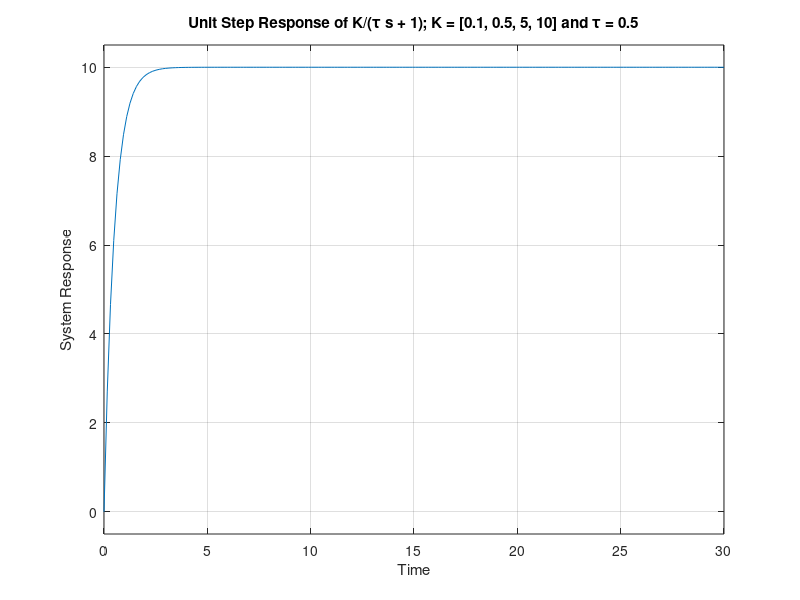

Reproduce this figure in MATLAB.
%% Part ii - Same as above with changes to tau and K
% Specifiy a new section with the above command
s = tf('s'); % Later create other transfer functions in terms of s
K = [0.1, 0.5, 5, 10];
tau = 0.5; % tau?s are put into a vector.
tfinal = 30; % Play with sim. end time to find best fit
figure % Initiate a new figure.
hold; % Hold plotting until several plots are put into the same figure.

% Use a ?for loop? to find the step response for each tau:
% Note: Don?t use i or j as loop index, they are reserved for square root of -1.
for n = 1:4
 Gs = K(n)/(tau*s + 1); % Define the transfer function.
 step(Gs, tfinal)      % Generate the step response.
end
hold; % Release the plot hold.
      % For adding title, axes labels and legend:
title('Unit Step Response of K/(\tau s + 1); K = [0.1, 0.5, 5, 10] and \tau = 0.5')
xlabel('Time')
ylabel('System Response')